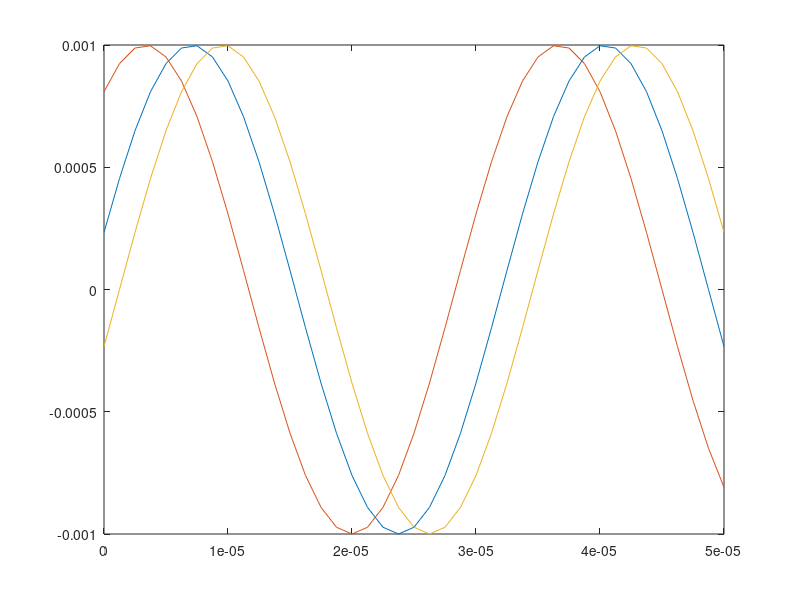
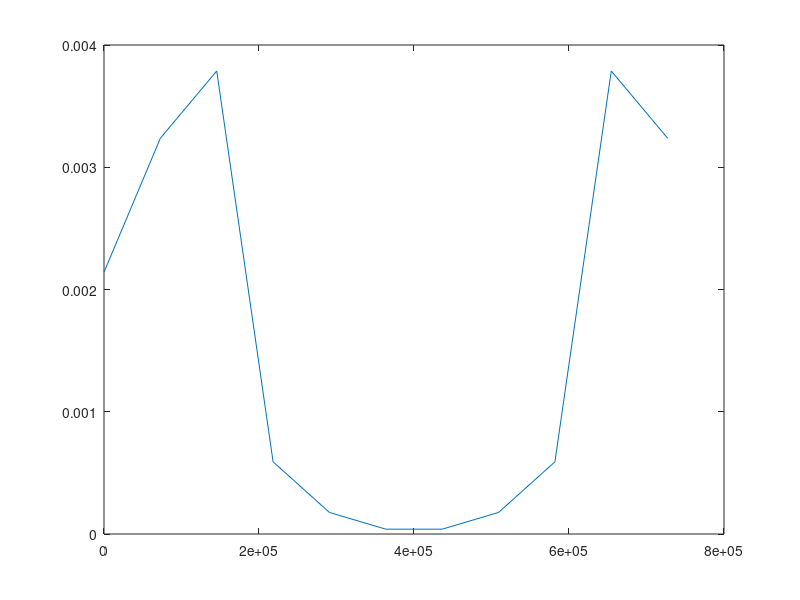

The MATLAB script that drew these images, in order:
clc; clear; close all;
%define signals with 45 or 30 degree angle
Fs = 800000;
t = 0:1/Fs:.00005;
%t = 0:.000001:.00050;
%x2 = .001*sin(2*pi*40000*t);
%x2 = .001*sin(2*pi*40000*(t-(.0000070710678))); % 45
%x3 = .001*sin(2x2 = .001*sin(2*pi*40000*(t-(.000005019444856))); % 30
%x1 = .001*sin(2x2 = .001*sin(2*pi*40000*(t-(.000005019444856))); % 30

%new_manual
%x1 = .001*sin(2*pi*40000*(t-.00666219));
%x2 = .001*sin(2*pi*40000*(t-.00666402));
%x3 = .001*sin(2*pi*40000*(t-.00666902));

%new_automatic
SIGNAL_DISTANCE = 10;
SIGNAL_THETA = 35
SIGNAL_FREQUENCY = 30000;
SOUND_SPEED = 1500;

signal_rad = SIGNAL_THETA*pi/180;
signal_location = [-SIGNAL_DISTANCE*sin(signal_rad),SIGNAL_DISTANCE*cos(signal_rad)];
loc = .011;
% sensor_1 = [0,.0075];
% sensor_2 = [-.0075,0];
% sensor_3 = [.0075,0];

sensor_1 = [-.015,0];
sensor_2 = [0,0];
sensor_3 = [.015,0];



d_1 = abs(cos(signal_rad)*(signal_location(2)-sensor_1(2))-sin(signal_rad)*(signal_location(1)-sensor_1(1)));
d_2 = abs(cos(signal_rad)*(signal_location(2)-sensor_2(2))-sin(signal_rad)*(signal_location(1)-sensor_2(1)));
d_3 = abs(cos(signal_rad)*(signal_location(2)-sensor_3(2))-sin(signal_rad)*(signal_location(1)-sensor_3(1)));

format longg

t_1 = d_1/SOUND_SPEED
t_2 = d_2/SOUND_SPEED
t_3 = d_3/SOUND_SPEED

t_1 = 52319/800000;
t_2 = 52316/800000;
t_3 = 52321/800000;

x1 = .001*sin(2*pi*SIGNAL_FREQUENCY*(t-t_1));
x2 = .001*sin(2*pi*SIGNAL_FREQUENCY*(t-t_2));
x3 = .001*sin(2*pi*SIGNAL_FREQUENCY*(t-t_3));

clf;
plot(t,x1);
hold;
plot(t,x2);
plot(t,x3);

x1 = [0 0 x1];
x1 = x1(1:4:end);
x2 = x2(1:4:end);
x3 = x3(1:4:end);


% X1 = x1;
% X2 = x2;
% X3 = x3;
% factor = 4;
% i = 0:length(X1)-1;
% ii = 0:1/factor:length(X1)-1;
% X1 = spline(i,X1,ii);
% i = 0:length(X2)-1;
% ii = 0:1/factor:length(X2)-1;
% X2 = spline(i,X2,ii);X2 = [0 X2];
% i = 0:length(X3)-1;
% ii = 0:1/factor:length(X3)-1;
% X3 = spline(i,X3,ii);X3 = [0 0 X3];
% min = min([length(X1) length(X2) length(X3)]);
% a = 10;
% X1 = X1(a:min-a);
% X2 = X2(a:min-a);
% X3 = X3(a:min-a);
% 
% figure;
% plot(X1);
% hold;
% plot(X2);
% plot(X3);

y1 = fft(x1);
y2 = fft(x2);
y3 = fft(x3);
% y1 = fft(X1);
% y2 = fft(X2);
% y3 = fft(X3);

figure;
plot((0:length(y1)-1)*Fs/length(y1),abs((y1)));

[~,p1] = max(abs(y1));
[~,p2] = max(abs(y2));
[~,p3] = max(abs(y3));

t1 = angle(y1(p1));      
t2 = angle(y2(p2));
t3 = angle(y3(p3));
t1
t2
t3
% t1 = t1 + 0.617399031146796;
% t1 = t1 + 0.474544;

theta = atan((t3-t2)/(2*(t3-t1)-(t3-t2)));
top = sign(t3-t2)
bottom = sign(2*(t3-t1) - (t3-t2))
if( top < 0 && bottom > 0)
        theta = theta+pi;
end
if( top > 0 && bottom > 0)
        theta = theta-pi;
end
degrees = theta*180/pi

